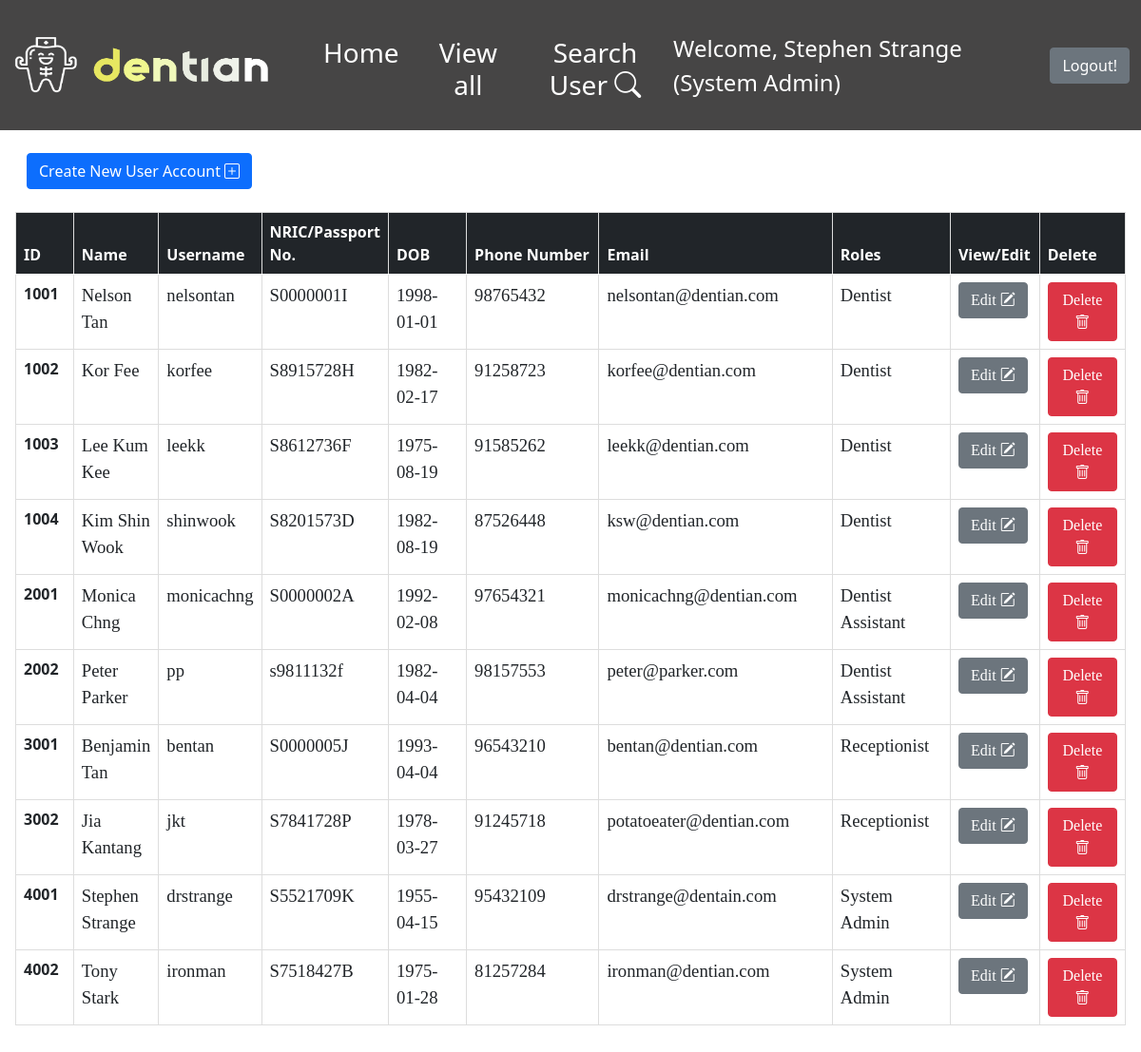
The page /AdminDashboard.php (signed in) on the database its author committed.
### tables this page shows
CREATE TABLE `user_table` (
  `Emp_ID` int(11) NOT NULL,
  `First_Name` varchar(20) NOT NULL,
  `Last_Name` varchar(20) DEFAULT NULL,
  `username` varchar(20) NOT NULL,
  `password` varchar(20) NOT NULL,
  `NRIC_PNum` varchar(9) NOT NULL,
  `Gender` char(1) NOT NULL,
  `Birth_Date` date DEFAULT NULL,
  `Address` varchar(100) NOT NULL,
  `Phone_Num` int(8) NOT NULL,
  `Email` varchar(50) NOT NULL,
  `Role` varchar(20) NOT NULL,
  `Specialization` varchar(50) NOT NULL
);

### db_connection.php (called while the page is built, shortened)
<?php
class DB_Connect
{
    public function connect()
    {
        try {
            $host2 = "sql6.freemysqlhosting.net";
            $db2 = "sql6501826";
            $username2 = "sql6501826";
            $password2 = "YnaPNqTYI4";
            $conn = new PDO('mysql:host='. $host2 . '; dbname=' . $db2 , $username2, $password2);
            return $conn;
        } catch (PDOException $e) {
            print "Error: " . $e->getMessage() . "<br>";
            die();
        }
    }
}

### AdminDashboard.php (the view, shortened to what this page needs)
<?php
include 'db_connection.php';
include 'Navbar.php';
if (!isset($_SESSION['Role']) && empty($_SESSION['Role'])) {
	header("Location: index.php");
} else {
	if (!isset($_SESSION['temp']) && empty($_SESSION['temp'])) {
		$db = new DB_Connect();
		$stmt = $db->connect()->prepare("SELECT * FROM user_table");
		$stmt->execute();
		if ($stmt->rowCount() > 0) {
			$users = $stmt->fetchAll(PDO::FETCH_ASSOC);
		}
	} else {
		$users = $_SESSION['temp'];
		$errormsg = $_SESSION['errorMsg'];
		$rowCount = $_SESSION['rowCount'];
	}
}
?>
<html>
<head>
	<link rel="stylesheet" href="https://cdn.jsdelivr.net/npm/bootstrap-icons@1.8.1/font/bootstrap-icons.css">
	<link href="https://cdn.jsdelivr.net/npm/bootstrap@5.0.2/dist/css/bootstrap.min.css" rel="stylesheet">
	<link rel="stylesheet" href="https://cdn.jsdelivr.net/npm/bootstrap-icons@1.8.1/font/bootstrap-icons.css">
</head>
<body>
	<div class="w-100 p-3">
		<nav class="navbar navbar-light bg-transparent">
			<div class="container-fluid mb-3">
				<button type="button" class="btn btn-primary" data-bs-toggle="modal" data-bs-target="#createAcc">Create New User Account <i class="bi bi-plus-square"></i></button>
			</div>
		</nav>
		<table class="table">
			<thead class="table-dark">
				<tr>
					<th scope="col" style="width: 100px">ID</th>
					<th scope="col">Name</th>
					<th scope="col">Username</th>
					<th scope="col">NRIC/Passport No.</th>
					<th scope="col" style="width: 200px">DOB</th>
					<th scope="col" style="width: 400px">Phone Number</th>
					<th scope="col" style="width: 400px">Email</th>
					<th scope="col" style="width: 200px">Roles</th>
					<th scope="col" style="width: 100px">View/Edit</th>
					<th scope="col" style="width: 120px">Delete</th>
				</tr>
			</thead>
			<tbody>
				<?php
				foreach ($users as $user) {
					echo
					'<tr>' .
						'<th scope="row">' . $user['Emp_ID'] . '</th>' .
						'<td class="firstName">' . $user['First_Name'] . ' ' . $user['Last_Name'] . '</td>' .
						'<td>' . $user['username'] . '</td>' .
						'<td style=display:none>' . $user['password'] . '</td>' .
						'<td>' . $user['NRIC_PNum'] .
						'<td style=display:none>' . $user['Gender'] . '</td>' .
						'<td>' . $user['Birth_Date'] . '</td>' .
						'<td style=display:none>' . $user['Address'] . '</td>' .
						'<td>' . $user['Phone_Num'] . '</td>' .
						'<td>' . $user['Email'] . '</td>' .
						'<td>' . $user['Role'] . '</td>' .
						'<td style=display:none>' . $user['Specialization'] . '</td>' .
						'<td><button type="button" class="btn btn-secondary editBtn" data-bs-toggle="modal" data-bs-target="#editAcc">Edit <i class="bi bi-pencil-square"></i></button></td>' .
						'<td><button type="button" class="btn btn-danger deleteBtn" data-bs-toggle="modal" data-bs-target="#deleteAcc">Delete <i class="bi bi-trash"></i></button></td>' .
						'</tr>';
				}
				?>
			</tbody>
		</table>
	</div>
</body>
</html>

### AdminDashboard.php (style rules this page uses)
p, td { font-family: garamond; font-size: 14pt; }
td, th { border: 1px solid #ddd; }
table { width: 50%; background-color: white; text-align: left; }
body { background-image: url('img/AdminBackground.png'); background-repeat: no-repeat; background-attachment: fixed; background-size: cover; }

### rows shown on the page
user_table: Emp_ID "1001", First_Name "Nelson", Last_Name "Tan", username "nelsontan", NRIC_PNum "S0000001I", Birth_Date "1998-01-01", Phone_Num "98765432", Email "nelsontan@dentian.com", Role "Dentist"
user_table: Emp_ID "1002", First_Name "Kor", Last_Name "Fee", username "korfee", NRIC_PNum "S8915728H", Birth_Date "1982-02-17", Phone_Num "91258723", Email "korfee@dentian.com", Role "Dentist"
user_table: Emp_ID "1003", First_Name "Lee", Last_Name "Kum Kee", username "leekk", NRIC_PNum "S8612736F", Birth_Date "1975-08-19", Phone_Num "91585262", Email "leekk@dentian.com", Role "Dentist"
user_table: Emp_ID "1004", First_Name "Kim", Last_Name "Shin Wook", username "shinwook", NRIC_PNum "S8201573D", Birth_Date "1982-08-19", Phone_Num "87526448", Email "ksw@dentian.com", Role "Dentist"
user_table: Emp_ID "2001", First_Name "Monica", Last_Name "Chng", username "monicachng", NRIC_PNum "S0000002A", Birth_Date "1992-02-08", Phone_Num "97654321", Email "monicachng@dentian.com", Role "Dentist Assistant"
user_table: Emp_ID "2002", First_Name "Peter", Last_Name "Parker", username "pp", NRIC_PNum "s9811132f", Birth_Date "1982-04-04", Phone_Num "98157553", Email "peter@parker.com", Role "Dentist Assistant"
user_table: Emp_ID "3001", First_Name "Benjamin", Last_Name "Tan", username "bentan", NRIC_PNum "S0000005J", Birth_Date "1993-04-04", Phone_Num "96543210", Email "bentan@dentian.com", Role "Receptionist"
user_table: Emp_ID "3002", First_Name "Jia", Last_Name "Kantang", username "jkt", NRIC_PNum "S7841728P", Birth_Date "1978-03-27", Phone_Num "91245718", Email "potatoeater@dentian.com", Role "Receptionist"
user_table: Emp_ID "4001", First_Name "Stephen", Last_Name "Strange", username "drstrange", NRIC_PNum "S5521709K", Birth_Date "1955-04-15", Phone_Num "95432109", Email "drstrange@dentain.com", Role "System Admin"
user_table: Emp_ID "4002", First_Name "Tony", Last_Name "Stark", username "ironman", NRIC_PNum "S7518427B", Birth_Date "1975-01-28", Phone_Num "81257284", Email "ironman@dentian.com", Role "System Admin"

### other values the page prints
$_SESSION['Name'] "Stephen Strange"
$_SESSION['Role'] "System Admin"
